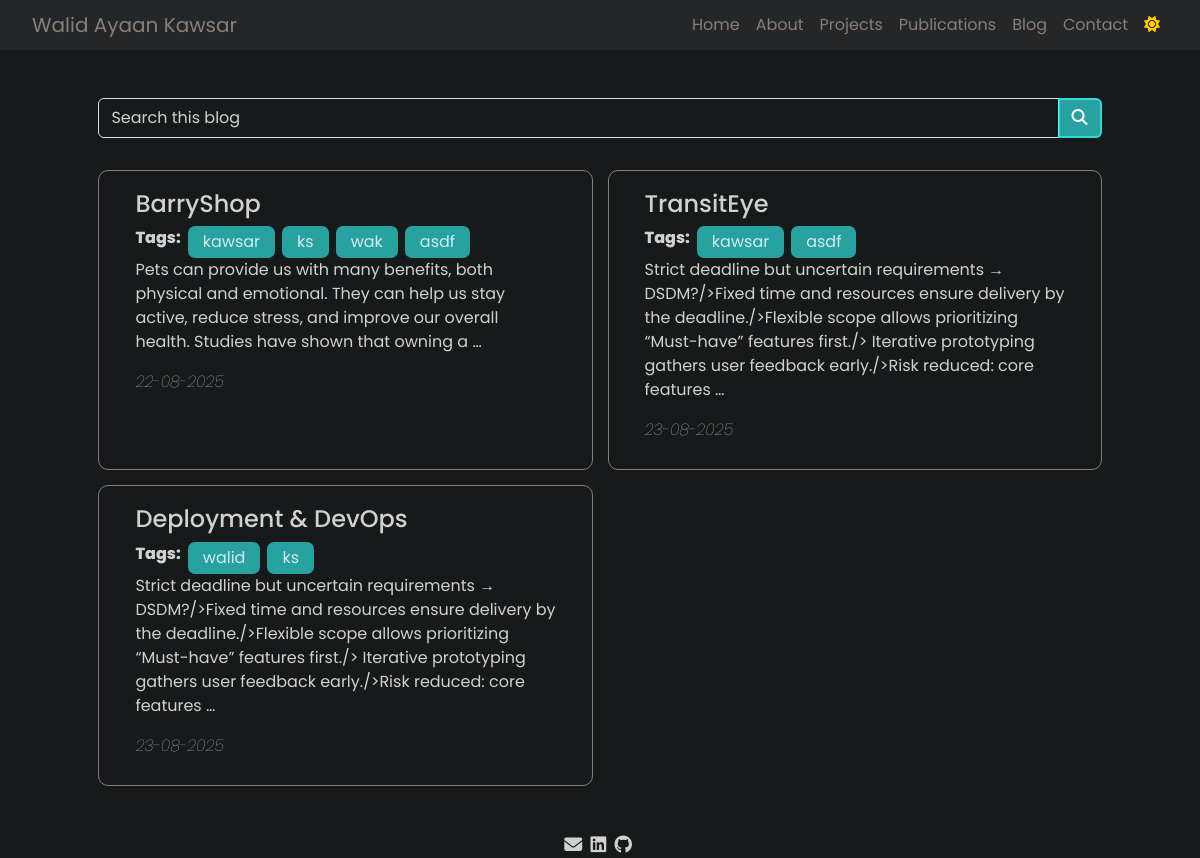
The page /pages/blog.html on the database its author committed.
### main/models.py (models this page shows)
class Blog(models.Model):
    name = models.CharField(max_length=100, blank=True, null=True)
    picture = models.ImageField(upload_to='picture of blog/', blank=True, null=True)
    tag = models.ManyToManyField(Tags, related_name="blog", blank=True)
    date = models.DateField(blank=True, null=True)
    short_description = models.TextField(max_length=500, blank=True, null=True)
    full_description = models.TextField(blank=True, null=True)

class Tags(models.Model):
    Tag_name = models.CharField(max_length=100, unique=True, blank=True, null=True)

### main/views.py (the view)
# urls.py: path('pages/blog.html', views.blog, name='blog'),
def blog(request):
    links = Contact.objects.first()
    posts = Blog.objects.all()
    return render(request, 'pages/blog.html', {'posts': posts, 'link': links})

### templates/pages/blog.html (shortened to what this page needs)
{% load static %}
<!DOCTYPE html>
<html lang="en">
<head>
    <link href="https://cdn.jsdelivr.net/npm/bootstrap@5.3.2/dist/css/bootstrap.min.css" rel="stylesheet"
>
    <link rel="stylesheet" href="https://cdnjs.cloudflare.com/ajax/libs/font-awesome/6.4.2/css/all.min.css"
 />
    <link rel="stylesheet" href="{% static "css/all.css" %}">
    <link rel="stylesheet" href="{% static "css/blog.css" %}">
</head>
<body id="body" class="dark-mode">
    <nav class="navbar navbar-expand-lg">
        <div class="">
            <a class="navbar-brand" href="../index.html">Walid Ayaan Kawsar</a>
        </div>
        <div class="collapse navbar-collapse" id="navbarNav">
            <ul class="navbar-nav ms-auto">
                <li class="nav-item">
                    <a class="nav-link" href="../index.html">Home</a>
                </li>
                <li class="nav-item">
                    <a class="nav-link" href="about.html">About</a>
                </li>
                <li class="nav-item">
                    <a class="nav-link" href="project.html">Projects</a>
                </li>
                <li class="nav-item">
                    <a class="nav-link" href="publications.html">Publications</a>
                </li>
                <li class="nav-item">
                    <a class="nav-link" href="blog.html">Blog</a>
                </li>
                <li class="nav-item">
                    <a class="nav-link" href="contact.html">Contact</a>
                </li>
                    <button class="nav-link" id="toggle-mode"><i class="fa-solid fa-sun"
                            style="color: #ffc800;"></i></button>
            </ul>
        </div>
    </nav>
    <section>
        <div id="blog-container">
            <div class="input-group">
                <input type="text" class="form-control" id="search-text" placeholder="Search this blog">
                <div class="input-group-append">
                    <button class="btn btn-primary" type="button" id="search-btn">
                        <i class="fa fa-search"></i>
                    </button>
                </div>
            </div>
            <div id="posts-container">
                {% for post in posts %}
                <a href="{% url 'blogdetails' post.id %}" class="post">
                    <button type="submit">
                        <h4>{{ post.name }}</h4>
                        <div class="tags-container">
                            <span style="font-weight: 800;">Tags: </span>
                            {% for tag in post.tag.all %}
                                <span class="tag">{{ tag.Tag_name }}</span>
                            {% endfor %}
                        </div>
                        <p>{{ post.short_description|truncatewords:30 }}</p>
                        <p class="blog-date fst-italic fw-lighter">{{ post.date|date:"d-m-Y" }}</p>
                    </button>
                </a>
                {% endfor %}
            </div>
        </div>
    </section>
    <footer>
        <a href="mailto: {{ link.mail }}"><i class="fa-solid fa-envelope"></i></a>
        <a href="{{ link.linkedin }}"><i class="fa-brands fa-linkedin"></i></a>
        <a href="{{ link.github }}"><i class="fa-brands fa-github"></i></a>
    </footer>
</body>
</html>

### static/css/all.css (style rules this page uses)
:root { --fontColor: rgba(255,255,255,0.8); --BGcolor: #17191a; --navBG: #242627; }
body.dark-mode { --fontColor: rgba(255,255,255,0.8); --BGcolor: #17191a; background-color: #17191a !important; color: rgba(255,255,255,0.8) !important; font-family: 'Poppins', sans-serif !important; }
nav { background-color: var(--BGcolor) !important; color: var(--fontColor) !important; padding: 0.3rem 2rem !important; }
.navbar { background-color: var(--navBG) !important; }
.navbar-brand, .nav-link { color: #8a7e79 !important; }
.nav-link { position: relative; text-decoration: none; }
.nav-link::before { content: ''; position: absolute; bottom: 0; left: 0; width: 0; height: 2px; background-color: #0088ff; transition: width 0.3s ease; }
section { padding: 0 4.5rem; }
footer { width: 100%; text-align: center; }
footer > a > i { color: var(--fontColor); font-size: large; margin-right: 4px; }

### static/css/blog.css (style rules this page uses)
#blog-container { width: 95% !important; margin: 3rem auto !important; }
#search-text { background-color: var(--BGcolor) !important; color: var(--fontColor) !important; }
input::placeholder { color: var(--fontColor) !important; }
#search-btn { border-top-left-radius: 0; border-bottom-left-radius: 0; background-color: rgba(52, 253, 253, 0.597) !important; border: 2px solid rgba(52, 253, 253, 0.597) !important; }
#posts-container { padding-top: 2rem !important; display: grid; grid-template-columns: repeat(2, 1fr); grid-gap: 15px; }
.post { padding: 18px 30px 10px 30px; border-radius: 10px; border: 1px solid gray; }
.post>button { background-color: transparent !important; border: none !important; color: var(--fontColor) !important; text-align: left; }
.tag { padding: 4px 15px; background-color: rgba(52, 253, 253, 0.597); border-radius: 7px; white-space: nowrap; }
.tags-container { display: flex; flex-wrap: wrap; gap: 7px; }

### rows shown on the page
Blog: name "BarryShop", short_description "Pets can provide us with many benefits, both physical and emotional. They can help us stay active, reduce stress, and improve our overall health. Studies have shown that owning a …", date "22-08-2025"
Tags: Tag_name "kawsar"
Tags: Tag_name "ks"
Tags: Tag_name "wak"
Tags: Tag_name "asdf"
Blog: name "TransitEye", short_description "Strict deadline but uncertain requirements → DSDM?/>Fixed time and resources ensure delivery by the deadline./>Flexible scope allows prioritizing “Must-have” features first./> Iterative prototyping gathers user feedback early./>Risk reduced: core features …", date "23-08-2025"
Blog: name "Deployment & DevOps", short_description "Strict deadline but uncertain requirements → DSDM?/>Fixed time and resources ensure delivery by the deadline./>Flexible scope allows prioritizing “Must-have” features first./> Iterative prototyping gathers user feedback early./>Risk reduced: core features …", date "23-08-2025"
Tags: Tag_name "walid"
